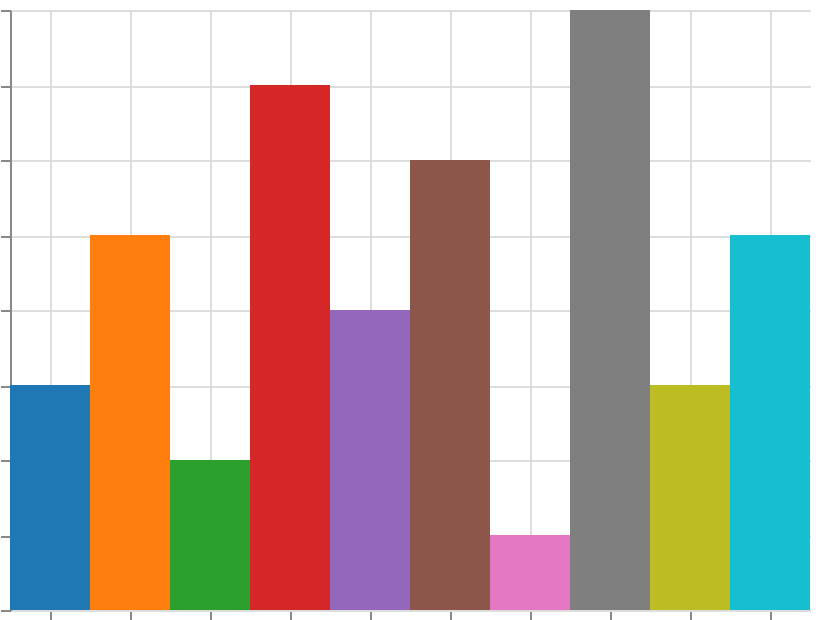

The Vega-Lite source for this figure:
### Vega specification from a JSON file in a GitHub repository (floating-point values rounded to 4 significant figures)
{"$schema": "https://vega.github.io/schema/vega/v6.json", "width": 400, "height": 300, "padding": 5, "autosize": "none", "data": [{"name": "table", "values": [{"cat": "A", "val": 3}, {"cat": "B", "val": 5}, {"cat": "C", "val": 2}, {"cat": "D", "val": 7}, {"cat": "E", "val": 4}, {"cat": "F", "val": 6}, {"cat": "G", "val": 1}, {"cat": "H", "val": 8}, {"cat": "I", "val": 3}, {"cat": "J", "val": 5}]}], "scales": [{"name": "x", "type": "band", "domain": {"data": "table", "field": "cat", "sort": true}, "range": "width"}, {"name": "y", "type": "linear", "domain": {"data": "table", "field": "val"}, "range": [{"signal": "height"}, 0], "zero": true, "nice": true}, {"name": "color", "type": "ordinal", "domain": {"data": "table", "field": "cat", "sort": true}, "range": {"scheme": "category10"}}], "marks": [{"type": "rect", "from": {"data": "table"}, "encode": {"update": {"x": {"scale": "x", "field": "cat"}, "width": {"scale": "x", "band": 1}, "y": {"scale": "y", "field": "val"}, "y2": {"scale": "y", "value": 0}, "fill": {"scale": "color", "field": "cat"}}}}], "axes": [{"scale": "x", "orient": "bottom", "grid": true, "labels": false}, {"scale": "y", "orient": "left", "grid": true, "labels": false}], "legends": [{"fill": "color"}]}
